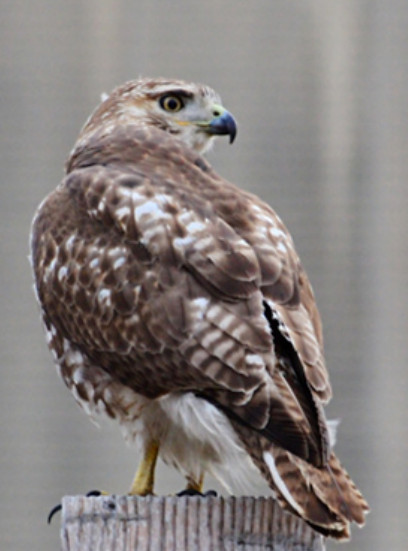
#> input picture images/halcon.jpg, 408 x 551 px, found by its file name
$ python shapen.py
#> lines starting #> are read from the running program, lines starting #| are printed output that depends on the picture
#!/usr/bin/python
from PIL import Image
import numpy as np
#im = Image.open('Bulldog.jpg', 'r')
im = Image.open('halcon.jpg', 'r')
#> im is the input picture: PIL image 408x551 RGB; mean R, G, B 134.3, 127.6, 125.5

Imag = list(im.getdata())
#> Imag = 224808 items

width, height = im.size
#> width = 408; height = 551
"""
H = [[1 ,-1, 1],[-1, 1,-1],[1 ,-1, 1]]
"""


#boxblur
Hbb,Hsbb = ([[1,2,1],[2,4,2],[1,2,1]],16)

#blur
Hb,Hsb = ([[1,1,1],[1,1,1],[1,1,1]],9)


#sharpening
Hs,Hss = ([[0 ,-1, 0],[-1, 5,-1],[0 ,-1, 0]],1)

#over-sharpening
Hos,Hsos = ([[-1,-1,-1],[-1, 9,-1],[-1 ,-1, -1]],1)


new_image = []

I = []


for i in range(0,height):
    row = []
    for j in range(0,width):
        #print(Imag[width*i+j])
        r,g,b = Imag[width*i+j]
        gray = int((r+g+b)/3)
        row.append(Imag[width*i+j][0:3])#int((r+g+b)/3))
        #row.append((gray,gray,gray))
    I.append(row)
#> after the loop, I = 551 items

def sharpen(I,Hs,H,h,w,ini,flag = True):
#> called with Hs = 1, h = 551, w = 408, ini = 2, flag = True
    F = []
    for y in range(ini,(h-ini)):
        row = []
        for x in range(ini,(w-ini)):
            IpR = 0
            IpG = 0
            IpB = 0
            for j in range(0,3):
                for i in range(0, 3):
                    R = I[y-i][x-j][0]
                    G = I[y-i][x-j][1]
                    B = I[y-i][x-j][2]
                    IpR += H[j][i]*R
                    IpG += H[j][i]*G
                    IpB += H[j][i]*B
            if flag:
                if IpR > 255:
                    IpR = 255
                elif IpR < 0:
                    IpR = 0
                if IpG > 255:
                    IpG = 255
                elif IpG < 0:
                    IpG = 0
                if IpB > 255:
                    IpB = 255
                elif IpB < 0:
                    IpB = 0
            row.append( (int(IpR/Hs),int(IpG/Hs),int(IpB/Hs)) )
            #row.append( (int(IpR/Hs)%255,int(IpG/Hs)%255,int(IpB/Hs)%255) )
            #I[y][x] = (int(IpR/Hs)%255,int(IpG/Hs)%255,int(IpB/Hs)%255)
        F.append(row)
#> after the loop, F = 547 items
    return F

#new_image = sharpen(I,Hs,H, height,width,2)
F = sharpen(I,Hss,Hs, height,width,2)
#> F = 547 items
new_image = sharpen(I,Hsos,Hos, height-4,width-4,0)
#> new_image = 547 items
B = sharpen(I,Hsb,Hb, height,width,2,False)
#> B = 547 items


#ToShow = Image.fromarray(np.asarray(new_image).astype(np.uint8),mode="L")
#ToShow = Image.fromarray(np.asarray(new_image).astype(np.uint8),mode="RGB")
ToShowA = Image.fromarray(np.asarray(F).astype(np.uint8),mode="RGB")
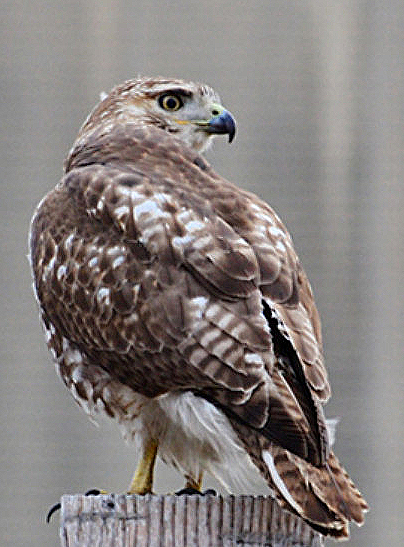
#> ToShowA: PIL image 404x547 RGB; mean R, G, B 134.1, 127.3, 125.2
ToShow = Image.fromarray(np.asarray(new_image).astype(np.uint8),mode="RGB")
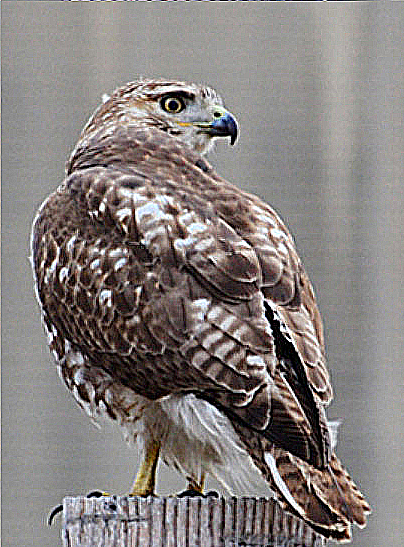
#> ToShow: PIL image 404x547 RGB; mean R, G, B 134.3, 127.8, 125.6
ToShowB = Image.fromarray(np.asarray(B).astype(np.uint8),mode="RGB")
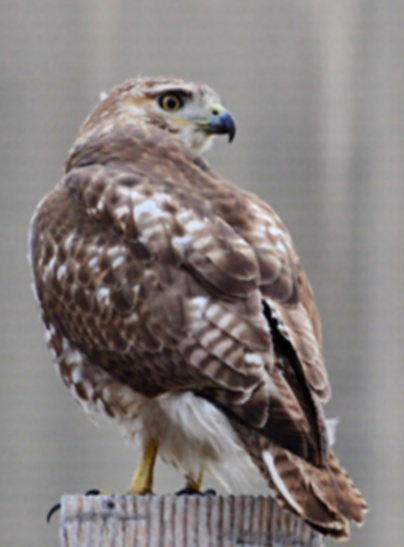
#> ToShowB: PIL image 404x547 RGB; mean R, G, B 133.6, 126.8, 124.6

print(ToShow.size)
#| (404, 547)

ToShowA.save('sharped.jpg')
ToShow.save('oversharped.jpg')
ToShowB.save('blur.jpg')

$ run again, with images/Bulldog.jpg copied over images/halcon.jpg
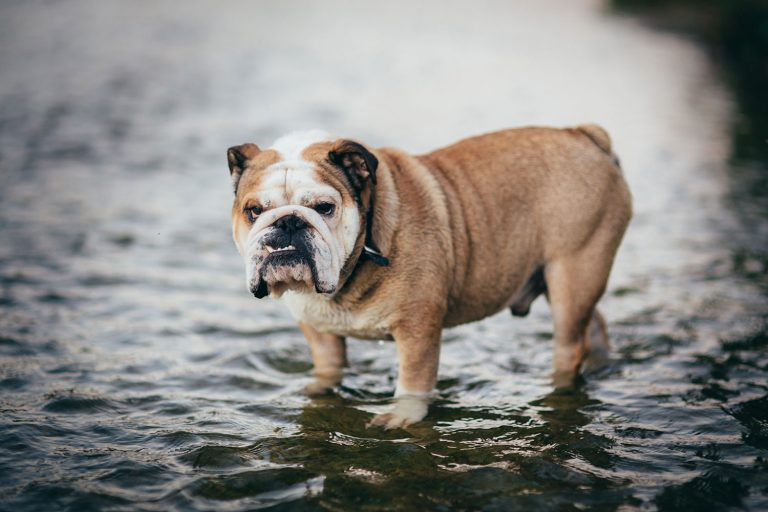
#> input picture images/Bulldog.jpg, 768 x 512 px, found by its file name
#> im is the input picture: PIL image 768x512 RGB; mean R, G, B 136.1, 133.9, 129.6
#> Imag = 393216 items
#> after the loop `for i in range(0,height):`: I = 512 items
#> after the loop in sharpen, `for y in range(ini,(h-ini)):`: F = 508 items
#> `ToShow = Image.fromarray(np.asarray(new_image).astype(np.uint8),mode="..`:
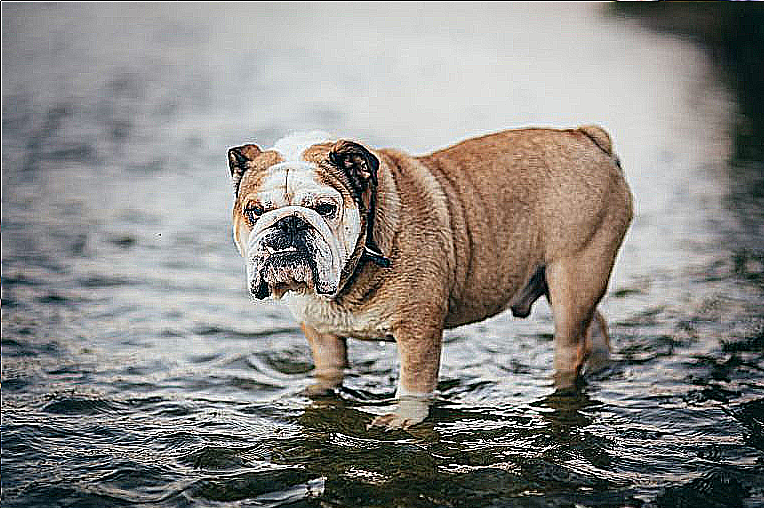
#> ToShow: PIL image 764x508 RGB; mean R, G, B 139, 136.4, 132.5
#> `ToShowB = Image.fromarray(np.asarray(B).astype(np.uint8),mode="RGB")`:
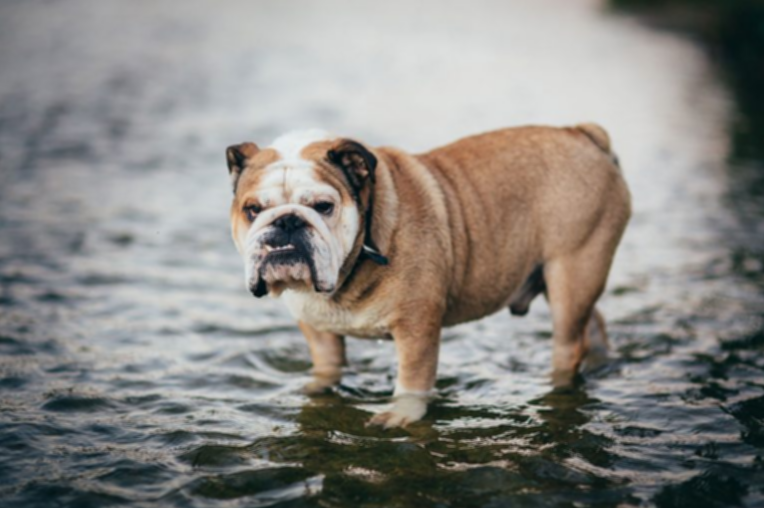
#> ToShowB: PIL image 764x508 RGB; mean R, G, B 136.7, 134.3, 130
#| (764, 508)
